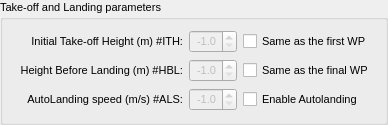
       <widget class="QGroupBox" name="groupBox_optionalsParameters">
        <property name="enabled">
         <bool>true</bool>
        </property>
        <property name="font">
         <font>
          <pointsize>8</pointsize>
         </font>
        </property>
        <property name="title">
         <string>Take-off and Landing parameters</string>
        </property>
        <property name="checkable">
         <bool>false</bool>
        </property>
        <layout class="QGridLayout" name="gridLayout_24">
         <item row="0" column="0">
          <layout class="QGridLayout" name="gridLayout_20" rowstretch="0,0,0" columnstretch="1,0,0">
           <item row="2" column="2">
            <widget class="QCheckBox" name="checkBox_WAL">
             <property name="enabled">
              <bool>true</bool>
             </property>
             <property name="font">
              <font>
               <pointsize>8</pointsize>
               <weight>50</weight>
               <bold>false</bold>
              </font>
             </property>
             <property name="toolTip">
              <string>Enable a Autolanding procedure to end the route (not recommended)</string>
             </property>
             <property name="whatsThis">
              <string>Enable an automatic landing procedure once the final landing height has been reached</string>
             </property>
             <property name="layoutDirection">
              <enum>Qt::LeftToRight</enum>
             </property>
             <property name="text">
              <string>Enable Autolanding</string>
             </property>
             <property name="checked">
              <bool>false</bool>
             </property>
            </widget>
           </item>
           <item row="2" column="1">
            <widget class="QDoubleSpinBox" name="doubleSpinBox_WAL">
             <property name="enabled">
              <bool>false</bool>
             </property>
             <property name="font">
              <font>
               <pointsize>8</pointsize>
               <weight>50</weight>
               <bold>false</bold>
              </font>
             </property>
             <property name="toolTip">
              <string>Descent speed when the route ends</string>
             </property>
             <property name="whatsThis">
              <string/>
             </property>
             <property name="alignment">
              <set>Qt::AlignRight|Qt::AlignTrailing|Qt::AlignVCenter</set>
             </property>
             <property name="decimals">
              <number>1</number>
             </property>
             <property name="minimum">
              <double>-1.000000000000000</double>
             </property>
             <property name="maximum">
              <double>99.000000000000000</double>
             </property>
             <property name="singleStep">
              <double>99.000000000000000</double>
             </property>
             <property name="value">
              <double>-1.000000000000000</double>
             </property>
            </widget>
           </item>
           <item row="1" column="2">
            <widget class="QCheckBox" name="checkBox_HBL">
             <property name="enabled">
              <bool>true</bool>
             </property>
             <property name="font">
              <font>
               <pointsize>8</pointsize>
               <weight>50</weight>
               <bold>false</bold>
              </font>
             </property>
             <property name="layoutDirection">
              <enum>Qt::LeftToRight</enum>
             </property>
             <property name="text">
              <string>Same as the final WP</string>
             </property>
             <property name="checked">
              <bool>false</bool>
             </property>
            </widget>
           </item>
           <item row="1" column="1">
            <widget class="QDoubleSpinBox" name="doubleSpinBox_HBL">
             <property name="enabled">
              <bool>false</bool>
             </property>
             <property name="font">
              <font>
               <pointsize>8</pointsize>
               <weight>50</weight>
               <bold>false</bold>
              </font>
             </property>
             <property name="toolTip">
              <string>Safe height for going to the landing point</string>
             </property>
             <property name="whatsThis">
              <string>It manages the height of the mission last WP, before starting the vertical landing procedure. Default and minimum value matchs the landing height. Only having into account if the HBL checkBox is disabled</string>
             </property>
             <property name="alignment">
              <set>Qt::AlignRight|Qt::AlignTrailing|Qt::AlignVCenter</set>
             </property>
             <property name="decimals">
              <number>1</number>
             </property>
             <property name="minimum">
              <double>-1.000000000000000</double>
             </property>
             <property name="maximum">
              <double>99.000000000000000</double>
             </property>
             <property name="singleStep">
              <double>99.000000000000000</double>
             </property>
             <property name="value">
              <double>-1.000000000000000</double>
             </property>
            </widget>
           </item>
           <item row="1" column="0">
            <widget class="QLabel" name="label_55">
             <property name="font">
              <font>
               <pointsize>8</pointsize>
               <weight>50</weight>
               <bold>false</bold>
              </font>
             </property>
             <property name="text">
              <string>  Height Before Landing (m) #HBL:</string>
             </property>
             <property name="alignment">
              <set>Qt::AlignRight|Qt::AlignTrailing|Qt::AlignVCenter</set>
             </property>
            </widget>
           </item>
           <item row="2" column="0">
            <widget class="QLabel" name="label_24">
             <property name="font">
              <font>
               <pointsize>8</pointsize>
               <weight>50</weight>
               <bold>false</bold>
              </font>
             </property>
             <property name="text">
              <string> AutoLanding speed (m/s) #ALS:</string>
             </property>
             <property name="alignment">
              <set>Qt::AlignRight|Qt::AlignTrailing|Qt::AlignVCenter</set>
             </property>
            </widget>
           </item>
           <item row="0" column="0">
            <widget class="QLabel" name="label_12">
             <property name="font">
              <font>
               <pointsize>8</pointsize>
               <weight>50</weight>
               <bold>false</bold>
              </font>
             </property>
             <property name="text">
              <string>Initial Take-off Height (m) #ITH:</string>
             </property>
             <property name="alignment">
              <set>Qt::AlignRight|Qt::AlignTrailing|Qt::AlignVCenter</set>
             </property>
            </widget>
           </item>
           <item row="0" column="2">
            <widget class="QCheckBox" name="checkBox_WAS">
             <property name="enabled">
              <bool>true</bool>
             </property>
             <property name="font">
              <font>
               <pointsize>8</pointsize>
               <weight>50</weight>
               <bold>false</bold>
              </font>
             </property>
             <property name="layoutDirection">
              <enum>Qt::LeftToRight</enum>
             </property>
             <property name="text">
              <string>Same as the first WP</string>
             </property>
             <property name="checked">
              <bool>false</bool>
             </property>
            </widget>
           </item>
           <item row="0" column="1">
            <widget class="QDoubleSpinBox" name="doubleSpinBox_WAS">
             <property name="enabled">
              <bool>false</bool>
             </property>
             <property name="font">
              <font>
               <pointsize>8</pointsize>
               <weight>50</weight>
               <bold>false</bold>
              </font>
             </property>
             <property name="toolTip">
              <string>Initial vertical height before going to the first WP</string>
             </property>
             <property name="whatsThis">
              <string/>
             </property>
             <property name="alignment">
              <set>Qt::AlignRight|Qt::AlignTrailing|Qt::AlignVCenter</set>
             </property>
             <property name="decimals">
              <number>1</number>
             </property>
             <property name="minimum">
              <double>-1.000000000000000</double>
             </property>
             <property name="maximum">
              <double>99.000000000000000</double>
             </property>
             <property name="singleStep">
              <double>99.000000000000000</double>
             </property>
             <property name="value">
              <double>-1.000000000000000</double>
             </property>
            </widget>
           </item>
          </layout>
         </item>
        </layout>
       </widget>
